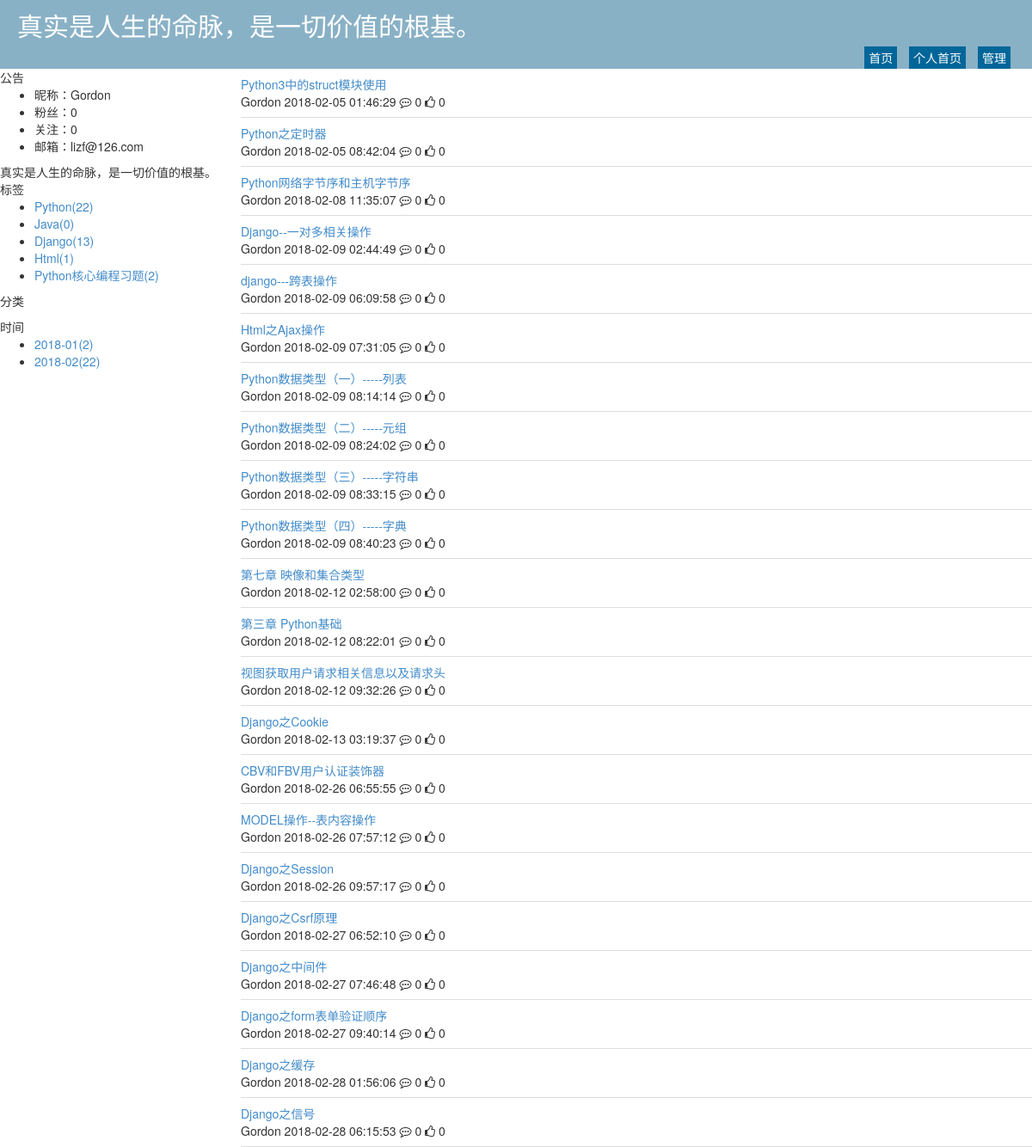
Screenshot of /lizf22/tag/23.html with the database file from the repository.
### lee/models.py (models this page shows)
class Blog(models.Model):
    nid = models.BigAutoField(primary_key=True)
    title = models.CharField(verbose_name='个人博客标题', max_length=64,null=True)
    site = models.CharField(verbose_name='个人博客前缀', max_length=32, unique=True,null=True)
    theme = models.CharField(verbose_name='博客主题', max_length=32,null=True)
    user = models.OneToOneField(to='UserInfo', to_field='nid')

class UserInfo(models.Model):
    nid = models.BigAutoField(primary_key=True)
    username = models.CharField(verbose_name='用户名', max_length=32, unique=True)
    password = models.CharField(verbose_name='密码', max_length=64)
    nickname = models.CharField(verbose_name='昵称', max_length=32)
    email = models.EmailField(verbose_name='邮箱', unique=True)
    create_time = models.DateTimeField(verbose_name='创建时间', auto_now_add=True)
    fans = models.ManyToManyField(verbose_name='粉丝们',
                                  to='UserInfo',
                                  through='UserFans',
                                  related_name='f',
                                  through_fields=('user', 'follower'))

class Tag(models.Model):
    nid = models.AutoField(primary_key=True)
    title = models.CharField(verbose_name='标签名称', max_length=32)
    blog = models.ForeignKey(verbose_name='所属博客', to='Blog', to_field='nid')

class Article(models.Model):
    nid = models.BigAutoField(primary_key=True)
    title = models.CharField(verbose_name='文章标题', max_length=128)
    summary = models.CharField(verbose_name='文章简介', max_length=255)
    read_count = models.IntegerField(default=0)
    comment_count = models.IntegerField(default=0)
    up_count = models.IntegerField(default=0)
    down_count = models.IntegerField(default=0)
    create_time = models.DateTimeField(verbose_name='创建时间', auto_now_add=True)
    blog = models.ForeignKey(verbose_name='所属博客', to='Blog', to_field='nid')
    category_choices = [
        (1, "原创"),
        (2, "转载"),
        (3, "翻译"),
        (4, "其他"),
    ]
    category_id = models.IntegerField(verbose_name='文章类型',choices=category_choices, default=None)
    type_choices = [
        (1, "Web开发"),
        (2, "数据库"),
        (3, "网络技术"),
        (4, "爱生活爱自己"),
        (5, "Linux世界"),
        (6, "开发语言"),
    ]
    article_type_id = models.IntegerField(choices=type_choices, default=None)
    tags = models.ManyToManyField(
        to="Tag",
        through='Article2Tag',
        through_fields=('article', 'tag'),
    )

### web/views/home.py (the view)
# urls.py: url(r'^(?P<site>\w+)/(?P<condition>((tag)|(date)|(category)))/(?P<val>\w+-*\w*).html$', home.filter),
def filter(request, site, condition, val):
    blog = models.Blog.objects.filter(site=site).select_related('user').first()
    if not blog:
        return redirect('/')
    tag_list = models.Tag.objects.filter(blog=blog)
    category_list = models.Category.objects.filter(blog=blog)
    date_list = models.Article.objects.raw(
        'select nid, count(nid) as num,strftime("%Y-%m",create_time) as ctime from lee_article group by strftime("%Y-%m",create_time)')
    template_name = "home_summary_list.html"
    if condition == 'tag':
        template_name = "home_title_list.html"
        article_list = models.Article.objects.filter(tags=val, blog=blog).all()
    elif condition == 'category':
        article_list = models.Article.objects.filter(category_id=val, blog=blog).all()
    elif condition == 'date':
        article_list = models.Article.objects.filter(blog=blog).extra(
            where=['strftime("%%Y-%%m",create_time)=%s'], params=[val, ]).all()
    else:
        article_list = []
    return render(
        request,
        template_name,
        {
            'blog': blog,
            'tag_list': tag_list,
            'category_list': category_list,
            'date_list': date_list,
            'article_list': article_list
        }
    )

### templates/home_title_list.html
{% extends 'home_layout.html' %}
{% block content %}
    <div class="title-list">
        {% for row in article_list %}
        <div class="row-item">
            <div class="title">
                <a href="/{{ blog.site }}/{{ row.nid }}.html">{{ row.title }}</a>
            </div>
            <div class="tips">
                <span>{{ blog.user.nickname }}</span>
                <span>{{ row.create_time|date:"Y-m-d H:i:s" }} </span>
                <span>
                    <i class="fa fa-commenting-o" aria-hidden="true"></i>
                    <span>{{ row.comment_count }}</span>
                </span>
                <span>
                    <i class="fa fa-thumbs-o-up" aria-hidden="true"></i>
                    <span>{{ row.up_count }}</span>
                </span>
            </div>
        </div>
        {% endfor %}
    </div>
{% endblock %}

### templates/home_layout.html (shortened to what this page needs)
<!DOCTYPE html>
<html>
<head lang="en">
    <link rel="stylesheet" href="/static/plugins/bootstrap/css/bootstrap.css"/>
    <link rel="stylesheet" href="/static/plugins/font-awesome/css/font-awesome.css"/>
    <link rel="stylesheet" href="/static/blog/css/edmure.css"/>
    <link rel="stylesheet" href="/static/blog/css/commons.css"/>
    <link rel="stylesheet" href="/static/blog/css/row-avatar.css"/>
    <link rel="stylesheet" href="/static/blog/css/theme/default.css"/>
</head>
<body>
<div class="pg-header">
    <div class="title">{{ blog.title }}</div>
    <div class="menu-list">
        <a class="menu-item" href="/">首页</a>
        <a class="menu-item" href="/{{ blog.site }}.html">个人首页</a>
        <a class="menu-item" href="/backend/index.html">管理</a>
    </div>
</div>
<div class="pg-body">
    <div class="body-menu">
        <div class="notice">
            <div class="notice-header">公告</div>
            <div class="notice-body">
                <ul>
                    <li>昵称：{{ blog.user.nickname }}</li>
                    <li>粉丝：{{ blog.user.fans.count }}</li>
                    <li>关注：{{ blog.user.f.count }}</li>
                    <li>邮箱：{{ blog.user.email }}</li>
                </ul>
                <div class="memo">
                    真实是人生的命脉，是一切价值的根基。
                </div>
            </div>
        </div>
        <div class="tags">
            <div class="tags-header">标签</div>
            <div class="tags-body">
                <ul>
                    {% for tag in tag_list %}
                        <li><a href="/{{ blog.site }}/tag/{{ tag.nid }}.html">{{ tag.title }}({{ tag.article_set.count }})</a></li>
                    {% endfor %}
                </ul>
            </div>
        </div>
        <div class="types">
            <div class="types-header">分类</div>
        </div>
        <div class="dates">
            <div class="dates-header">时间</div>
            <div class="dates-body">
                <ul>
                    {% for tag in date_list %}
                        <li><a href="/{{ blog.site }}/date/{{ tag.ctime }}.html">{{ tag.ctime}}({{ tag.num}})</a></li>
                    {% endfor %}
                </ul>
            </div>
        </div>
    </div>
    <div class="body-content">
        {% block content %}{% endblock %}
    </div>
</div>
</body>
</html>

### static/blog/css/theme/default.css (style rules this page uses)
.pg-header { height: 80px; background-color: #89b1c6; position: relative; color: #ffffff; }
.pg-header .title { font-size: 30px; line-height: 60px; margin-left: 20px; }
.pg-header .menu-list { position: absolute; bottom: 0; right: 20px; }
.pg-header .menu-list a { color: #ffffff; display: inline-block; padding: 3px 5px; margin: 0 5px; background-color: #006699; }
.pg-body { min-width: 980px; position: relative; }
.pg-body .body-menu { position: absolute; left: 0; width: 280px; }
.pg-body .body-content { position: absolute; right: 0; left: 280px; overflow: scroll; }
.pg-body .body-content .title-list .row-item { border-bottom: 1px solid #dddddd;padding: 8px 0; }

### rows the page displays
Blog: title "真实是人生的命脉，是一切价值的根基。", user.nickname "Gordon", user.fans.count "0", user.f.count "0", user.email "lizf@126.com"
Tag: title "Python", article_set.count "22"
Tag: title "Java", article_set.count "0"
Tag: title "Django", article_set.count "13"
Tag: title "Html", article_set.count "1"
Tag: title "Python核心编程习题", article_set.count "2"
Article: ctime "2018-01", num "2"
Article: ctime "2018-02", num "22", title "Python3中的struct模块使用", create_time "2018-02-05 01:46:29", comment_count "0", up_count "0"
Article: title "Python之定时器", create_time "2018-02-05 08:42:04", comment_count "0", up_count "0"
Article: title "Python网络字节序和主机字节序", create_time "2018-02-08 11:35:07", comment_count "0", up_count "0"
Article: title "Django--一对多相关操作", create_time "2018-02-09 02:44:49", comment_count "0", up_count "0"
Article: title "django---跨表操作", create_time "2018-02-09 06:09:58", comment_count "0", up_count "0"
Article: title "Html之Ajax操作", create_time "2018-02-09 07:31:05", comment_count "0", up_count "0"
Article: title "Python数据类型（一）-----列表", create_time "2018-02-09 08:14:14", comment_count "0", up_count "0"
Article: title "Python数据类型（二）-----元组", create_time "2018-02-09 08:24:02", comment_count "0", up_count "0"
Article: title "Python数据类型（三）-----字符串", create_time "2018-02-09 08:33:15", comment_count "0", up_count "0"
Article: title "Python数据类型（四）-----字典", create_time "2018-02-09 08:40:23", comment_count "0", up_count "0"
Article: title "第七章 映像和集合类型", create_time "2018-02-12 02:58:00", comment_count "0", up_count "0"
Article: title "第三章 Python基础", create_time "2018-02-12 08:22:01", comment_count "0", up_count "0"
Article: title "视图获取用户请求相关信息以及请求头", create_time "2018-02-12 09:32:26", comment_count "0", up_count "0"
Article: title "Django之Cookie", create_time "2018-02-13 03:19:37", comment_count "0", up_count "0"
Article: title "CBV和FBV用户认证装饰器", create_time "2018-02-26 06:55:55", comment_count "0", up_count "0"
Article: title "MODEL操作--表内容操作", create_time "2018-02-26 07:57:12", comment_count "0", up_count "0"
Article: title "Django之Session", create_time "2018-02-26 09:57:17", comment_count "0", up_count "0"
Article: title "Django之Csrf原理", create_time "2018-02-27 06:52:10", comment_count "0", up_count "0"
Article: title "Django之中间件", create_time "2018-02-27 07:46:48", comment_count "0", up_count "0"
Article: title "Django之form表单验证顺序", create_time "2018-02-27 09:40:14", comment_count "0", up_count "0"
Article: title "Django之缓存", create_time "2018-02-28 01:56:06", comment_count "0", up_count "0"
Article: title "Django之信号", create_time "2018-02-28 06:15:53", comment_count "0", up_count "0"
